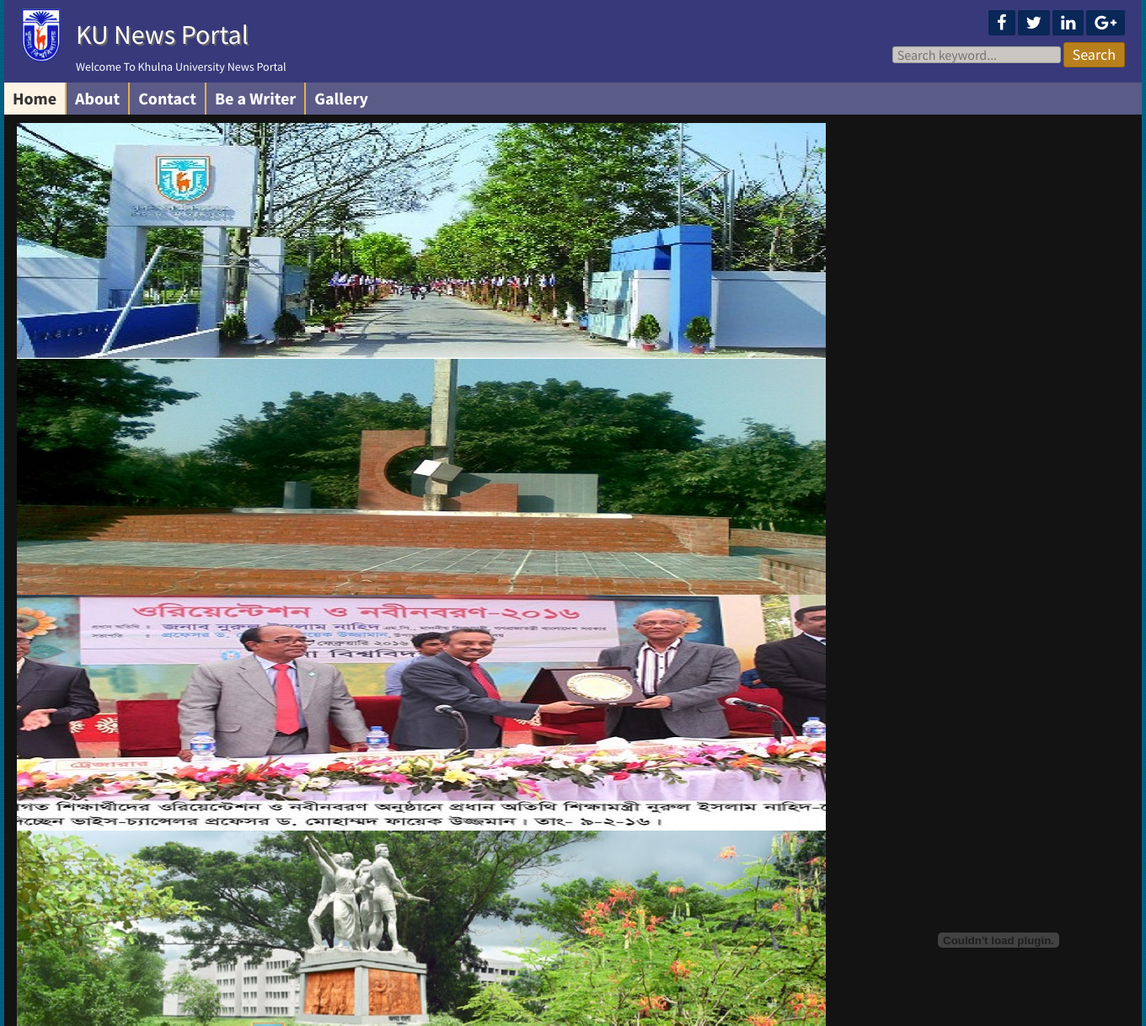
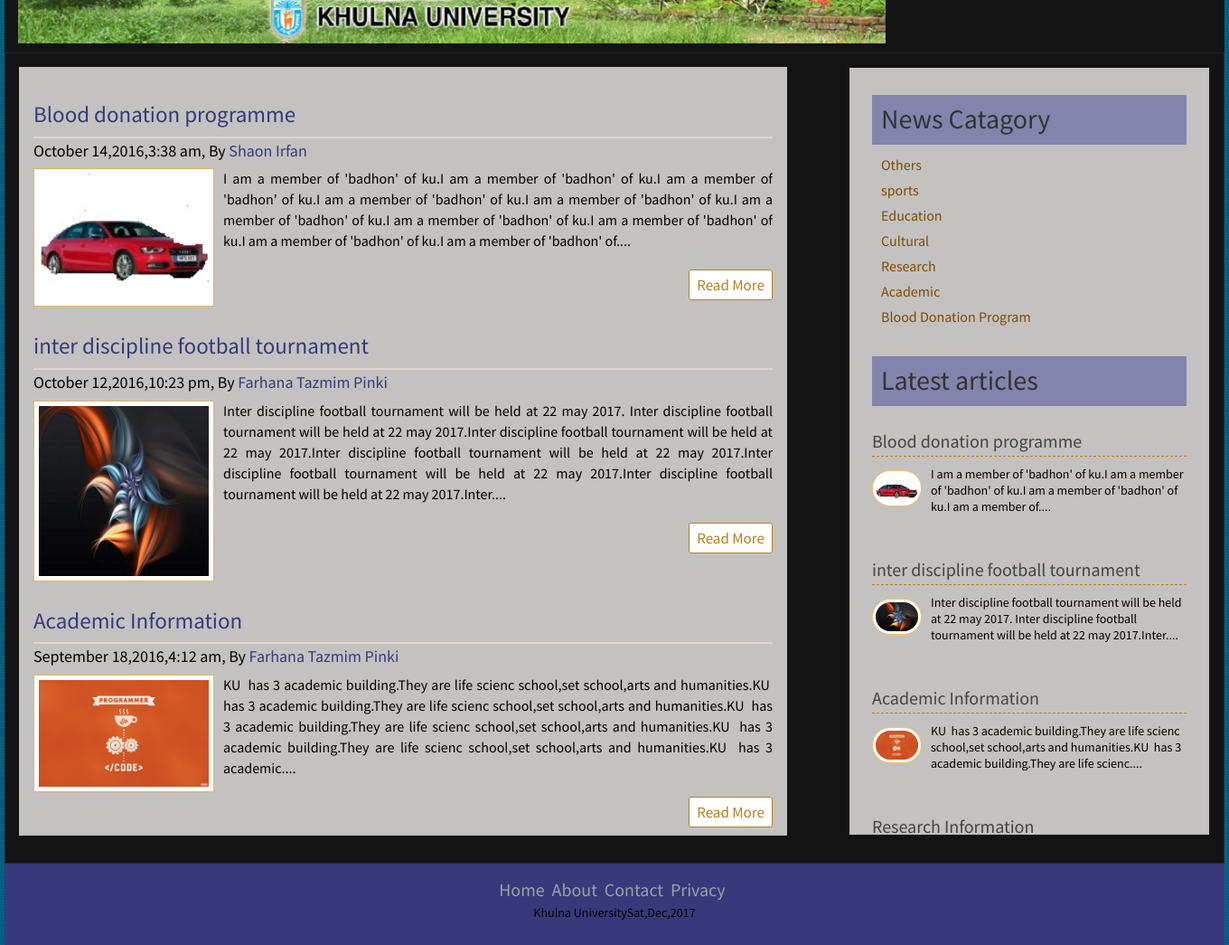
The app's page /indexx.php with its own data (2 pictures, top to bottom).
### tables this page shows
CREATE TABLE `title_slogan` (
  `id` int(11) NOT NULL,
  `title` varchar(255) NOT NULL,
  `slogan` varchar(255) NOT NULL
);

CREATE TABLE `tbl_social` (
  `id` int(11) NOT NULL,
  `fb` varchar(255) NOT NULL,
  `tw` varchar(255) NOT NULL,
  `ln` varchar(255) NOT NULL,
  `gp` varchar(255) NOT NULL
);

CREATE TABLE `video` (
  `v_id` int(255) NOT NULL,
  `video_name` varchar(50000) NOT NULL,
  `url` mediumtext
);

CREATE TABLE `tbl_post` (
  `id` int(2) NOT NULL,
  `title` varchar(50) NOT NULL,
  `image` varchar(255) NOT NULL,
  `body` text NOT NULL,
  `date` timestamp NOT NULL DEFAULT CURRENT_TIMESTAMP,
  `cat_id` int(2) NOT NULL,
  `tag` varchar(255) NOT NULL,
  `admin_id` int(2) NOT NULL
);

CREATE TABLE `tbl_category` (
  `cat_id` int(2) NOT NULL,
  `cat_name` varchar(55) NOT NULL
);

CREATE TABLE `tbl_footer` (
  `id` int(11) NOT NULL,
  `note` varchar(500) NOT NULL
);

### lib/Database.php (called while the page is built, shortened)
<?php
Class Database{
	public $host   = DB_HOST;
	public $user   = DB_USER;
	public $pass   = DB_PASS;
	public $dbname = DB_NAME;
	public $link;
	private function connectDB(){
	$this->link = new mysqli($this->host, $this->user, $this->pass, $this->dbname);
 }
	public function select($query){
		$result = $this->link->query($query) or die($this->link->error.__LINE__);
		if($result->num_rows > 0){
			return $result;
		} else {
			return false;
		}
	}
}

### helpers/Format.php (called while the page is built, shortened)
<?php
class Format
{
	public function format_date($date)
	{
		return date('F j,Y,g:i a',strtotime($date));
	}
	public function textShortent($text,$limit=400)
	{
		$text=substr($text, 0 , $limit);
		$text=substr($text, 0 ,strrpos($text, ' '));
		$text=$text."....";
		return $text;
	}
}
?>

### indexx.php (the view, shortened to what this page needs)
<?php include 'inc\header.php';?>
<?php include 'inc\slider.php';?>
	<div class="contentsection contemplete clear">
		<div class="maincontent clear">
			<?php
				$per_page=3;
				if (isset($_GET["page"])) {
					$page=$_GET["page"];
				}else{
					$page=1;
				}
				$start_page=($page-1)*$per_page;
			?>
		<?php
			$query=("SELECT * ,tbl_admins.admin_name
					 FROM tbl_post
					 inner join tbl_admins
					 on tbl_admins.admin_id=tbl_post.admin_id
					 order by id desc
					 limit $start_page,$per_page
					 ");
			$post=$db->select($query);
			if ($post) {
				while ($result=$post->fetch_assoc()){
		?>
			<div class="samepost clear">
				<h2><a href="post.php?id=<?php echo $result['id'] ?>"><?php echo $result['title'] ?></a></h2>
				<h4><?php echo $fm->format_date($result['date'] )?>, By <a href="#"><?php echo $result['admin_name'] ?></a></h4>
				 <a href="post.php?id=<?php echo $result['id'] ?>"><img src="admin/<?php echo$result['image']?>" alt="post image"/></a>
				<p>
					<?php echo $fm->textShortent($result['body'] )?>
				</p>
				<div class="readmore clear">
					<a href="post.php?id=<?php echo $result['id'] ?>">Read More</a>
				</div>
			</div>
			<?php
				}
			?>
			<div style=" margin-left: 180px;">
			<?php
				}else{
					header("location:404.php");
				}
			?>
			</div>
		</div>
<?php include 'inc\sidebar.php';?>
<?php include 'inc\footer.php';?>

### inc/header.php (shortened to what this page needs)
<?php include 'lib/Database.php';?>
<?php include 'helpers/Format.php';?>
<?php
$db=new Database();
$fm=new Format();
?>
<!DOCTYPE html>
<html>
<head>
	<link rel="stylesheet" href="css/bootstrap.css" type="text/css" media="screen"/>
		<link rel="stylesheet" href="css/bootstrap.min.css" type="text/css" media="screen"/>
	<link rel="stylesheet" href="font-awesome-4.5.0/css/font-awesome.css">
	<link rel="stylesheet" href="css/nivo-slider.css" type="text/css" media="screen" />
	<link rel="stylesheet" href="style.css">
</head>
<body>
	<div class="headersection templete clear">
		<a href="index.php">
			<div class="logo">
				<img src="images/logo.png" alt="Logo"/>
				<?php
				$query="select * from title_slogan where id='1'";
				$news_title=$db->select($query);
				if($news_title){
					while ($result=$news_title->fetch_assoc()) {
				?>
				<h2><?php echo $result['title'];?></h2>
				<p><?php echo $result['slogan']?></p>
				<?php }} ?>
			</div>
		</a>
		<div class="social clear">
			<div class="icon clear">
				 <?php
                $query="select * from tbl_social where id='1'";
                $socialmedia=$db->select($query);
                if($socialmedia){
                    while ($result=$socialmedia->fetch_assoc()) {
                ?>
				<a href="<?php echo $result['fb'];?>" target="_blank"><i class="fa fa-facebook"></i></a>
				<a href="<?php echo $result['tw'];?>" target="_blank"><i class="fa fa-twitter"></i></a>
				<a href="<?php echo $result['ln'];?>" target="_blank"><i class="fa fa-linkedin"></i></a>
				<a href="<?php echo $result['gp'];?>" target="_blank"><i class="fa fa-google-plus"></i></a>
				<?php } }?>
			</div>
			<div class="searchbtn clear">
			<form action="search_post.php" method="get">
				<input type="text" name="search" placeholder="Search keyword..."/>
				<input type="submit" name="submit" value="Search"/>
			</form>
			</div>
		</div>
	</div>
<div class="navsection templete">
	<ul>
		<li><a id="active" href="index.php">Home</a></li>
		<li><a href="about.php">About</a></li>
		<li><a href="contact.php">Contact</a></li>
		<li><a href="application.php">Be a Writer</a></li>
		<li><a href=" ">Gallery</a>
            </li>
	</ul>
</div>

### inc/sidebar.php
<div class="sidebar clear">
			<div class="samesidebar clear">
                <div class="col-md-12 col-sm-12">
				<h2>News Catagory</h2>
				<?php
					$query=("SELECT * FROM tbl_category");
					$post=$db->select($query);
					if ($post) {
						while ($result=$post->fetch_assoc()){
				?>
					<ul>
						<li><a href="posts.php?catid=<?php echo $result['cat_id'] ?>"><?php echo $result['cat_name'] ?></a></li>
					</ul>
					<?php
						}
					}else{
						echo "No category Found!!";
					}
				?>
                </div>
			</div>
			<div class="samesidebar clear">
                <div class="col-md-12 col-sm-12">
				<h2>Latest articles</h2>
				<?php
					$query=("SELECT * FROM tbl_post order by id desc limit 5");
					$post=$db->select($query);
					if ($post) {
						while ($result=$post->fetch_assoc()){
				?>
					<div class="popular clear">
						<h3><a href="post.php?id=<?php echo $result['id'] ?>"><?php echo $result['title'] ?></a></h3>
						<a href="post.php?id=<?php echo $result['id'] ?>"><img src="admin/<?php echo$result['image']?>" alt="post image"/></a>
						<p><?php echo $fm->textShortent($result['body'],150) ?></p>
					</div>
					<?php
						}
					}else{
						echo "No Latest post Found!!";
					}
				?>
                </div>
			</div>
		</div>

### inc/footer.php
	</div>
	<div class="footersection templete clear">
	  <div class="footermenu clear">
             <div class="col-md-12 col-sm-12">
		<ul>
			<li><a href="#">Home</a></li>
			<li><a href="#">About</a></li>
			<li><a href="#">Contact</a></li>
			<li><a href="#">Privacy</a></li>
		</ul>
          </div>
	  </div>
	  <?php
                $query="select * from tbl_footer where id='1'";
                $footernote=$db->select($query);
                if($footernote){
                    while ($result=$footernote->fetch_assoc()) {
                ?>
	  <p> <?php echo $result['note'];?><?php echo date('D,M,Y');?></p>
	  <?php }}?>
	</div>
</body>
</html>

### records on screen
title_slogan: title "KU News Portal", slogan "Welcome To Khulna University News Portal"
tbl_post: title "Blood donation programme", date "October 14,2016,3:38 am", admin.admin_name "Shaon Irfan", image (picture), body "I am a member of 'badhon' of ku.I am a member of 'badhon' of ku.I am a member of 'badhon' of ku.I am a member of 'badhon' of ku.I am a member of 'badhon' of ku.I am a member of 'badhon' of ku.I am a member of 'badhon' of ku.I am a member of 'badhon' of ku.I am a member of 'badhon' of ku.I am a member of 'badhon' of....", body "I am a member of 'badhon' of ku.I am a member of 'badhon' of ku.I am a member of 'badhon' of ku.I am a member of...."
tbl_post: title "inter discipline football tournament", date "October 12,2016,10:23 pm", admin.admin_name "Farhana Tazmim Pinki", image (picture), body "Inter discipline football tournament will be held at 22 may 2017. Inter discipline football tournament will be held at 22 may 2017.Inter discipline football tournament will be held at 22 may 2017.Inter discipline football tournament will be held at 22 may 2017.Inter discipline football tournament will be held at 22 may 2017.Inter discipline football tournament will be held at 22 may 2017.Inter....", body "Inter discipline football tournament will be held at 22 may 2017. Inter discipline football tournament will be held at 22 may 2017.Inter...."
tbl_post: title "Academic Information", date "September 18,2016,4:12 am", admin.admin_name "Farhana Tazmim Pinki", image (picture), body "KU has 3 academic building.They are life scienc school,set school,arts and humanities.KU has 3 academic building.They are life scienc school,set school,arts and humanities.KU has 3 academic building.They are life scienc school,set school,arts and humanities.KU has 3 academic building.They are life scienc school,set school,arts and humanities.KU has 3 academic....", body "KU has 3 academic building.They are life scienc school,set school,arts and humanities.KU has 3 academic building.They are life scienc...."
tbl_category: cat_name "Others"
tbl_category: cat_name "sports"
tbl_category: cat_name "Education"
tbl_category: cat_name "Cultural"
tbl_category: cat_name "Research"
tbl_category: cat_name "Academic"
tbl_category: cat_name "Blood Donation Program"
tbl_post: title "Research Information"
tbl_footer: note "Khulna University"
